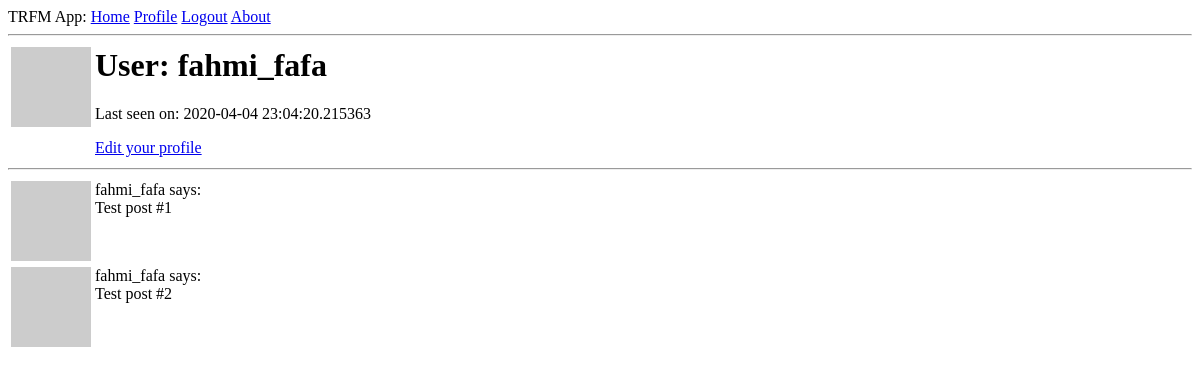
The app's page /user/fahmi_fafa (signed in), older data.
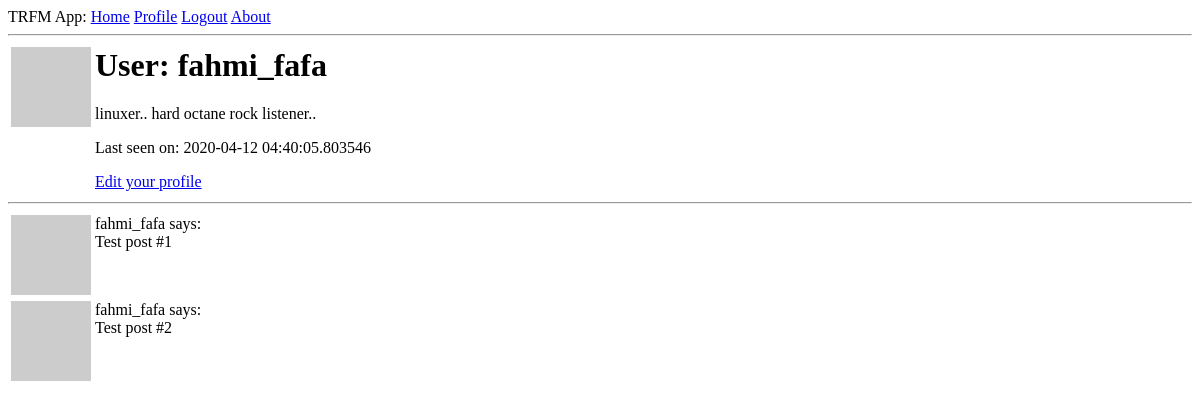
The same page, newer data.
### app/models.py (models this page shows, shortened)
class User(UserMixin, db.Model):
    id = db.Column(db.Integer, primary_key=True)
    username = db.Column(db.String(64), index=True, unique=True)
    email = db.Column(db.String(120), index=True, unique=True)
    password_hash = db.Column(db.String(128))
    posts = db.relationship('Post', backref='author', lazy='dynamic')
    about_me = db.Column(db.String(140))
    last_seen = db.Column(db.DateTime, default=datetime.utcnow)
    def avatar(self, size):
        digest = md5(self.email.lower().encode('utf-8')).hexdigest()
        return 'https://www.gravatar.com/avatar/{}?d=identicon&s={}'.format(digest, size)

### app/routes.py (the view)
@app.route('/user/<username>')
@login_required
def user(username):
    user = User.query.filter_by(username=username).first_or_404()
    posts = [
        {'author': user, 'body': 'Test post #1'},
        {'author': user, 'body': 'Test post #2'}
    ]
    return render_template('user.html', user=user, posts=posts)

### app/models.py (called while the page is built)
@login.user_loader
def load_user(id):
    return User.query.get(int(id))

### app/routes.py (called while the page is built)
@app.before_request
def before_request():
    if current_user.is_authenticated:
        current_user.last_seen = datetime.utcnow()
        db.session.commit()

### app/templates/user.html
{% extends "base.html" %}
{% block content %}
    <table>
        <tr valign="top">
            <td><img src="{{ user.avatar(128) }}"></td>
            <td>
                <h1>User: {{ user.username }}</h1>
                {% if user.about_me %}<p>{{ user.about_me }}</p>{% endif %}
                {% if user.last_seen %}<p>Last seen on: {{ user.last_seen }}</p>{% endif %}
                {% if user == current_user %}
                	<p><a href="{{ url_for('edit_profile') }}">Edit your profile</a></p>
                {% endif %}
            </td>
        </tr>
    </table>
    <hr>
    {% for post in posts %}
    	{% include '__post.html' %}
    {% endfor %}
{% endblock %}

### app/templates/base.html (shortened to what this page needs)
<html>
    <head>
    </head>
    <body>
        <div>TRFM App:
          <a href="{{ url_for('index') }}">Home</a>
          {% if current_user.is_anonymous %}
          <a href="{{ url_for('login') }}">Login</a>
          {% else %}
          <a href="{{ url_for('user', username=current_user.username) }}">Profile</a>
          <a href="{{ url_for('logout') }}">Logout</a>
          {% endif %}
          <a href="{{ url_for('about') }}">About</a>
        </div>
        <hr>
        {% block content %}{% endblock %}
    </body>
</html>

### app/templates/__post.html
	<table>
        <tr valign="top">
            <td><img src="{{ post.author.avatar(36) }}"></td>
            <td>{{ post.author.username }} says:<br>{{ post.body }}</td>
        </tr>
    </table>

Row changes from the older to the newer data that the page shows:
changed User "fahmi_fafa": about_me (not shown) → "linuxer.. hard octane rock listener.."; last_seen "2020-04-04 23:04:20.215363" → "2020-04-12 04:40:05.803546"
